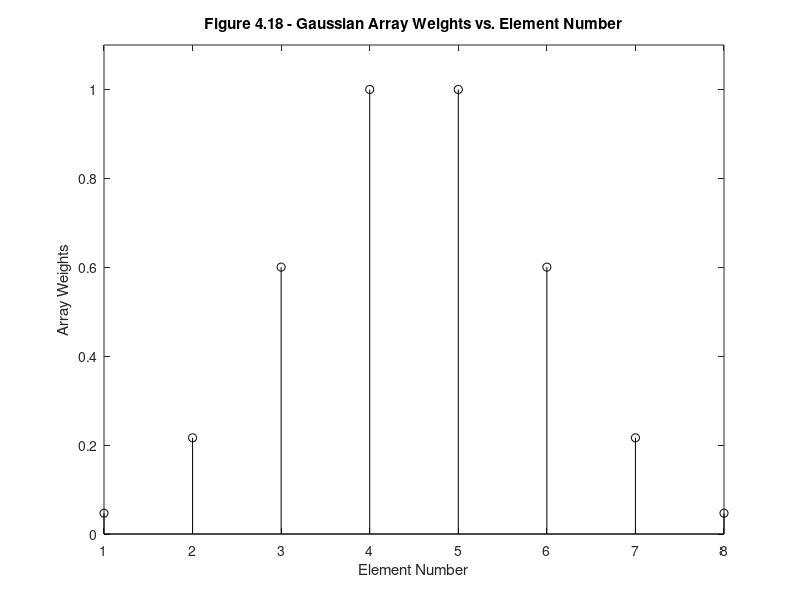
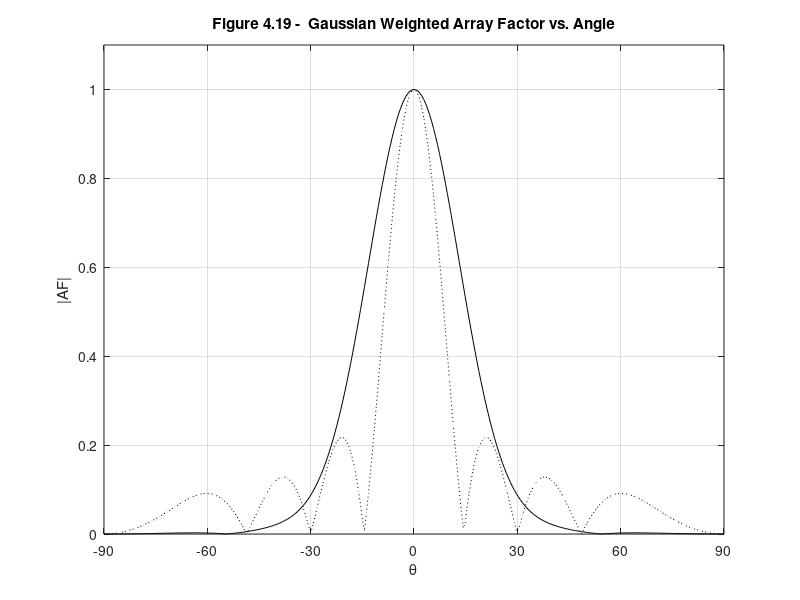

Recreate these plots in MATLAB, in order.
%%%%%%%%%%%%%%%%%%%%%%%%%%%%%%%%%%%%%%%%%%%%%%%%%%%%%%%%%%%%%%
%%                                                          %%
%%  ******************************************************  %%
%%  * Smart Antennas for Wireless Applications w/ Matlab *  %%
%%  ******************************************************  %%
%%                                                          %%
%% Chapter 4: Fig 4.18 & 4.19                               %%
%%                                                          %%
%% Author: Frank Gross                                      %%
%% McGraw-Hill, 2005                                        %%
%% Date:  4/24/2005                                         %%
%%                                                          %%
%% This code creates Figures 4.18 & 4.19, plots of Gaussian %%
%%     array weights for N = 8 ULA & the corresponding      %%
%%     weighted array factor vs. unweighted array factor.   %%
%%%%%%%%%%%%%%%%%%%%%%%%%%%%%%%%%%%%%%%%%%%%%%%%%%%%%%%%%%%%%%      

%%------------------- Define Variables:---------------------%%
% N - number of array elements                               %
% d - array element spacing (wavelengths)                    %
% theta - angle (deg)                                        %
% check - check to see if even or odd array                  %
% wb - binomial array weights of length N                    %
% AF - array factor of N element array                       %
% AFn - normalized array factor of N element array           %
%%----------------------------------------------------------%%

%%----- Given Values -----%%

N = 8; d = 0.5; theta = -pi/2:.01:pi/2; ang = theta*180/pi;

test = gausswin(N);
check = mod(N,2);

%%----- Produce Weighted Array Factor For Even or Odd Array -----%%

if check == 0
    wB = flipud(test(1:N/2)); wB = wB/max(wB);
    figure(1)
    stem(test/max(test),'k')
    xlabel('Element Number'), ylabel('Array Weights')
    title('\bfFigure 4.18 - Gaussian Array Weights vs. Element Number')
    axis([1 N 0 1.1])
    AF = 0;
    tot = sum(wB);
    for i = 1:N/2
        AF = AF + wB(i)*cos((2*i-1)*pi*d*sin(theta));
    end
else
    wB = flipud(test(1:(N-1)/2+1)); wB = wB/max(wB);
    figure(1)
    stem(test/max(test),'k')
    xlabel('Element Number'), ylabel('Array Weights')
    axis([1 N 0 1.1])
    AF = 0;
    tot = sum(wB);
    for i = 1:(N-1)/2+1
        AF = AF + wB(i)*cos(2*(i-1)*pi*d*sin(theta));
    end
end

AFn = sin(N*pi*d*sin(theta))./(N*pi*d*sin(theta));

%%----- Plot Results -----%%

figure(2), plot(ang,abs(AF)/tot,'k', ang,abs(AFn),'k:')
xlabel('\theta'), ylabel('|AF|')
title('\bfFigure 4.19 -  Gaussian Weighted Array Factor vs. Angle')
axis([-90 90 0 1.1]), grid on
set(gca,'xTick',[-90:30:90])
